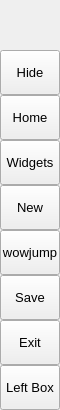
        <widget class="QFrame" name="leftMenuBg">
         <property name="minimumSize">
          <size>
           <width>60</width>
           <height>0</height>
          </size>
         </property>
         <property name="maximumSize">
          <size>
           <width>60</width>
           <height>16777215</height>
          </size>
         </property>
         <property name="frameShape">
          <enum>QFrame::Shape::NoFrame</enum>
         </property>
         <property name="frameShadow">
          <enum>QFrame::Shadow::Raised</enum>
         </property>
         <layout class="QVBoxLayout" name="verticalLayout_3">
          <property name="spacing">
           <number>0</number>
          </property>
          <property name="leftMargin">
           <number>0</number>
          </property>
          <property name="topMargin">
           <number>0</number>
          </property>
          <property name="rightMargin">
           <number>0</number>
          </property>
          <property name="bottomMargin">
           <number>0</number>
          </property>
          <item>
           <widget class="QFrame" name="topLogoInfo">
            <property name="minimumSize">
             <size>
              <width>0</width>
              <height>50</height>
             </size>
            </property>
            <property name="maximumSize">
             <size>
              <width>16777215</width>
              <height>50</height>
             </size>
            </property>
            <property name="frameShape">
             <enum>QFrame::Shape::NoFrame</enum>
            </property>
            <property name="frameShadow">
             <enum>QFrame::Shadow::Raised</enum>
            </property>
            <widget class="QFrame" name="topLogo">
             <property name="geometry">
              <rect>
               <x>10</x>
               <y>5</y>
               <width>42</width>
               <height>42</height>
              </rect>
             </property>
             <property name="minimumSize">
              <size>
               <width>42</width>
               <height>42</height>
              </size>
             </property>
             <property name="maximumSize">
              <size>
               <width>42</width>
               <height>42</height>
              </size>
             </property>
             <property name="frameShape">
              <enum>QFrame::Shape::NoFrame</enum>
             </property>
             <property name="frameShadow">
              <enum>QFrame::Shadow::Raised</enum>
             </property>
            </widget>
            <widget class="QLabel" name="titleLeftApp">
             <property name="geometry">
              <rect>
               <x>70</x>
               <y>8</y>
               <width>160</width>
               <height>20</height>
              </rect>
             </property>
             <property name="font">
              <font>
               <family>Segoe UI Semibold</family>
               <pointsize>12</pointsize>
               <italic>false</italic>
               <fontweight></fontweight>
              </font>
             </property>
             <property name="text">
              <string>PyDracula</string>
             </property>
             <property name="alignment">
              <set>Qt::AlignmentFlag::AlignLeading|Qt::AlignmentFlag::AlignLeft|Qt::AlignmentFlag::AlignTop</set>
             </property>
            </widget>
            <widget class="QLabel" name="titleLeftDescription">
             <property name="geometry">
              <rect>
               <x>70</x>
               <y>27</y>
               <width>160</width>
               <height>16</height>
              </rect>
             </property>
             <property name="maximumSize">
              <size>
               <width>16777215</width>
               <height>16</height>
              </size>
             </property>
             <property name="font">
              <font>
               <family>Segoe UI</family>
               <pointsize>8</pointsize>
               <italic>false</italic>
               <bold>false</bold>
              </font>
             </property>
             <property name="text">
              <string>Modern GUI / Flat Style</string>
             </property>
             <property name="alignment">
              <set>Qt::AlignmentFlag::AlignLeading|Qt::AlignmentFlag::AlignLeft|Qt::AlignmentFlag::AlignTop</set>
             </property>
            </widget>
           </widget>
          </item>
          <item>
           <widget class="QFrame" name="leftMenuFrame">
            <property name="frameShape">
             <enum>QFrame::Shape::NoFrame</enum>
            </property>
            <property name="frameShadow">
             <enum>QFrame::Shadow::Raised</enum>
            </property>
            <layout class="QVBoxLayout" name="verticalMenuLayout">
             <property name="spacing">
              <number>0</number>
             </property>
             <property name="leftMargin">
              <number>0</number>
             </property>
             <property name="topMargin">
              <number>0</number>
             </property>
             <property name="rightMargin">
              <number>0</number>
             </property>
             <property name="bottomMargin">
              <number>0</number>
             </property>
             <item>
              <widget class="QFrame" name="toggleBox">
               <property name="maximumSize">
                <size>
                 <width>16777215</width>
                 <height>45</height>
                </size>
               </property>
               <property name="frameShape">
                <enum>QFrame::Shape::NoFrame</enum>
               </property>
               <property name="frameShadow">
                <enum>QFrame::Shadow::Raised</enum>
               </property>
               <layout class="QVBoxLayout" name="verticalLayout_4">
                <property name="spacing">
                 <number>0</number>
                </property>
                <property name="leftMargin">
                 <number>0</number>
                </property>
                <property name="topMargin">
                 <number>0</number>
                </property>
                <property name="rightMargin">
                 <number>0</number>
                </property>
                <property name="bottomMargin">
                 <number>0</number>
                </property>
                <item>
                 <widget class="QPushButton" name="toggleButton">
                  <property name="sizePolicy">
                   <sizepolicy hsizetype="Expanding" vsizetype="Fixed">
                    <horstretch>0</horstretch>
                    <verstretch>0</verstretch>
                   </sizepolicy>
                  </property>
                  <property name="minimumSize">
                   <size>
                    <width>0</width>
                    <height>45</height>
                   </size>
                  </property>
                  <property name="font">
                   <font>
                    <family>Segoe UI</family>
                    <pointsize>10</pointsize>
                    <italic>false</italic>
                    <bold>false</bold>
                   </font>
                  </property>
                  <property name="cursor">
                   <cursorShape>PointingHandCursor</cursorShape>
                  </property>
                  <property name="layoutDirection">
                   <enum>Qt::LayoutDirection::LeftToRight</enum>
                  </property>
                  <property name="styleSheet">
                   <string notr="true">background-image: url(:/icons/images/icons/icon_menu.png);</string>
                  </property>
                  <property name="text">
                   <string>Hide</string>
                  </property>
                 </widget>
                </item>
               </layout>
              </widget>
             </item>
             <item alignment="Qt::AlignmentFlag::AlignTop">
              <widget class="QFrame" name="topMenu">
               <property name="frameShape">
                <enum>QFrame::Shape::NoFrame</enum>
               </property>
               <property name="frameShadow">
                <enum>QFrame::Shadow::Raised</enum>
               </property>
               <layout class="QVBoxLayout" name="verticalLayout_8">
                <property name="spacing">
                 <number>0</number>
                </property>
                <property name="leftMargin">
                 <number>0</number>
                </property>
                <property name="topMargin">
                 <number>0</number>
                </property>
                <property name="rightMargin">
                 <number>0</number>
                </property>
                <property name="bottomMargin">
                 <number>0</number>
                </property>
                <item>
                 <widget class="QPushButton" name="btn_home">
                  <property name="sizePolicy">
                   <sizepolicy hsizetype="Expanding" vsizetype="Fixed">
                    <horstretch>0</horstretch>
                    <verstretch>0</verstretch>
                   </sizepolicy>
                  </property>
                  <property name="minimumSize">
                   <size>
                    <width>0</width>
                    <height>45</height>
                   </size>
                  </property>
                  <property name="font">
                   <font>
                    <family>Segoe UI</family>
                    <pointsize>10</pointsize>
                    <italic>false</italic>
                    <bold>false</bold>
                   </font>
                  </property>
                  <property name="cursor">
                   <cursorShape>PointingHandCursor</cursorShape>
                  </property>
                  <property name="layoutDirection">
                   <enum>Qt::LayoutDirection::LeftToRight</enum>
                  </property>
                  <property name="styleSheet">
                   <string notr="true">background-image: url(:/icons/images/icons/cil-home.png);</string>
                  </property>
                  <property name="text">
                   <string>Home</string>
                  </property>
                 </widget>
                </item>
                <item>
                 <widget class="QPushButton" name="btn_widgets">
                  <property name="sizePolicy">
                   <sizepolicy hsizetype="Expanding" vsizetype="Fixed">
                    <horstretch>0</horstretch>
                    <verstretch>0</verstretch>
                   </sizepolicy>
                  </property>
                  <property name="minimumSize">
                   <size>
                    <width>0</width>
                    <height>45</height>
                   </size>
                  </property>
                  <property name="font">
                   <font>
                    <family>Segoe UI</family>
                    <pointsize>10</pointsize>
                    <italic>false</italic>
                    <bold>false</bold>
                   </font>
                  </property>
                  <property name="cursor">
                   <cursorShape>PointingHandCursor</cursorShape>
                  </property>
                  <property name="layoutDirection">
                   <enum>Qt::LayoutDirection::LeftToRight</enum>
                  </property>
                  <property name="styleSheet">
                   <string notr="true">background-image: url(:/icons/images/icons/cil-gamepad.png);</string>
                  </property>
                  <property name="text">
                   <string>Widgets</string>
                  </property>
                 </widget>
                </item>
                <item>
                 <widget class="QPushButton" name="btn_new">
                  <property name="sizePolicy">
                   <sizepolicy hsizetype="Expanding" vsizetype="Fixed">
                    <horstretch>0</horstretch>
                    <verstretch>0</verstretch>
                   </sizepolicy>
                  </property>
                  <property name="minimumSize">
                   <size>
                    <width>0</width>
                    <height>45</height>
                   </size>
                  </property>
                  <property name="font">
                   <font>
                    <family>Segoe UI</family>
                    <pointsize>10</pointsize>
                    <italic>false</italic>
                    <bold>false</bold>
                   </font>
                  </property>
                  <property name="cursor">
                   <cursorShape>PointingHandCursor</cursorShape>
                  </property>
                  <property name="layoutDirection">
                   <enum>Qt::LayoutDirection::LeftToRight</enum>
                  </property>
                  <property name="styleSheet">
                   <string notr="true">background-image: url(:/icons/images/icons/cil-file.png);</string>
                  </property>
                  <property name="text">
                   <string>New</string>
                  </property>
                 </widget>
                </item>
                <item>
                 <widget class="QPushButton" name="btn_wowjump">
                  <property name="sizePolicy">
                   <sizepolicy hsizetype="Expanding" vsizetype="Fixed">
                    <horstretch>0</horstretch>
                    <verstretch>0</verstretch>
                   </sizepolicy>
                  </property>
                  <property name="minimumSize">
                   <size>
                    <width>0</width>
                    <height>45</height>
                   </size>
                  </property>
                  <property name="font">
                   <font>
                    <family>Segoe UI</family>
                    <pointsize>10</pointsize>
                    <italic>false</italic>
                    <bold>false</bold>
                   </font>
                  </property>
                  <property name="cursor">
                   <cursorShape>PointingHandCursor</cursorShape>
                  </property>
                  <property name="layoutDirection">
                   <enum>Qt::LayoutDirection::LeftToRight</enum>
                  </property>
                  <property name="styleSheet">
                   <string notr="true">background-image: url(:/icons/images/icons/cil-fire.png);</string>
                  </property>
                  <property name="text">
                   <string>wowjump</string>
                  </property>
                 </widget>
                </item>
                <item>
                 <widget class="QPushButton" name="btn_save">
                  <property name="sizePolicy">
                   <sizepolicy hsizetype="Expanding" vsizetype="Fixed">
                    <horstretch>0</horstretch>
                    <verstretch>0</verstretch>
                   </sizepolicy>
                  </property>
                  <property name="minimumSize">
                   <size>
                    <width>0</width>
                    <height>45</height>
                   </size>
                  </property>
                  <property name="font">
                   <font>
                    <family>Segoe UI</family>
                    <pointsize>10</pointsize>
                    <italic>false</italic>
                    <bold>false</bold>
                   </font>
                  </property>
                  <property name="cursor">
                   <cursorShape>PointingHandCursor</cursorShape>
                  </property>
                  <property name="layoutDirection">
                   <enum>Qt::LayoutDirection::LeftToRight</enum>
                  </property>
                  <property name="styleSheet">
                   <string notr="true">background-image: url(:/icons/images/icons/cil-save.png)</string>
                  </property>
                  <property name="text">
                   <string>Save</string>
                  </property>
                 </widget>
                </item>
                <item>
                 <widget class="QPushButton" name="btn_exit">
                  <property name="sizePolicy">
                   <sizepolicy hsizetype="Expanding" vsizetype="Fixed">
                    <horstretch>0</horstretch>
                    <verstretch>0</verstretch>
                   </sizepolicy>
                  </property>
                  <property name="minimumSize">
                   <size>
                    <width>0</width>
                    <height>45</height>
                   </size>
                  </property>
                  <property name="font">
                   <font>
                    <family>Segoe UI</family>
                    <pointsize>10</pointsize>
                    <italic>false</italic>
                    <bold>false</bold>
                   </font>
                  </property>
                  <property name="cursor">
                   <cursorShape>PointingHandCursor</cursorShape>
                  </property>
                  <property name="layoutDirection">
                   <enum>Qt::LayoutDirection::LeftToRight</enum>
                  </property>
                  <property name="styleSheet">
                   <string notr="true">background-image: url(:/icons/images/icons/cil-x.png);</string>
                  </property>
                  <property name="text">
                   <string>Exit</string>
                  </property>
                 </widget>
                </item>
               </layout>
              </widget>
             </item>
             <item alignment="Qt::AlignmentFlag::AlignBottom">
              <widget class="QFrame" name="bottomMenu">
               <property name="frameShape">
                <enum>QFrame::Shape::NoFrame</enum>
               </property>
               <property name="frameShadow">
                <enum>QFrame::Shadow::Raised</enum>
               </property>
               <layout class="QVBoxLayout" name="verticalLayout_9">
                <property name="spacing">
                 <number>0</number>
                </property>
                <property name="leftMargin">
                 <number>0</number>
                </property>
                <property name="topMargin">
                 <number>0</number>
                </property>
                <property name="rightMargin">
                 <number>0</number>
                </property>
                <property name="bottomMargin">
                 <number>0</number>
                </property>
                <item>
                 <widget class="QPushButton" name="toggleLeftBox">
                  <property name="sizePolicy">
                   <sizepolicy hsizetype="Expanding" vsizetype="Fixed">
                    <horstretch>0</horstretch>
                    <verstretch>0</verstretch>
                   </sizepolicy>
                  </property>
                  <property name="minimumSize">
                   <size>
                    <width>0</width>
                    <height>45</height>
                   </size>
                  </property>
                  <property name="font">
                   <font>
                    <family>Segoe UI</family>
                    <pointsize>10</pointsize>
                    <italic>false</italic>
                    <bold>false</bold>
                   </font>
                  </property>
                  <property name="cursor">
                   <cursorShape>PointingHandCursor</cursorShape>
                  </property>
                  <property name="layoutDirection">
                   <enum>Qt::LayoutDirection::LeftToRight</enum>
                  </property>
                  <property name="styleSheet">
                   <string notr="true">background-image: url(:/icons/images/icons/icon_settings.png);</string>
                  </property>
                  <property name="text">
                   <string>Left Box</string>
                  </property>
                 </widget>
                </item>
               </layout>
              </widget>
             </item>
            </layout>
           </widget>
          </item>
         </layout>
        </widget>
